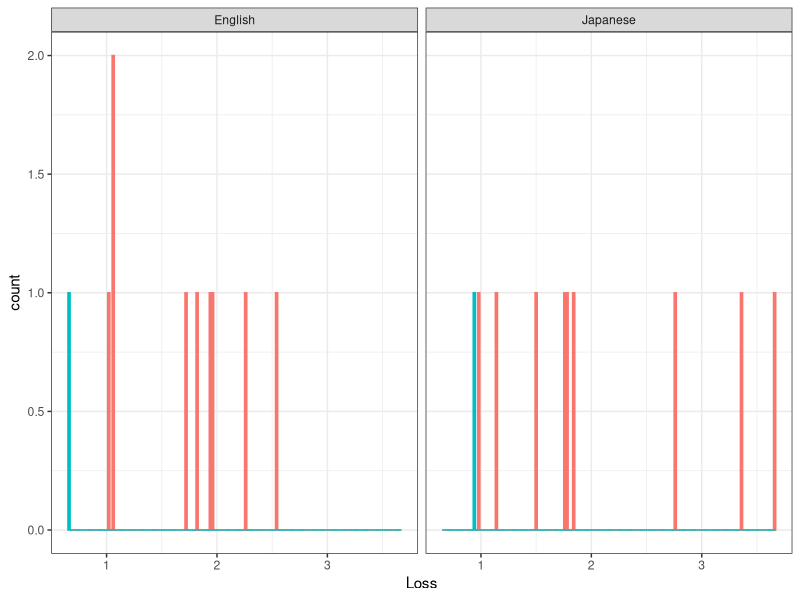

R code for this plot:
best = read.csv("../strongest_models/best-two.csv")

library(dplyr)
library(tidyr)

data = read.csv("cky-summary.tsv", sep="\t")

data = merge(data, best %>% select(Language, Model) %>% rename(BestModel = Model), by=c("Language"))

# Select optimized models
data = data %>% filter(Directory != "manual_output_funchead_two_coarse_final" | Model == BestModel)
data = data %>% filter(Directory %in% c("manual_output_funchead_two_coarse_final", "manual_output_funchead_RANDOM"))

library(ggplot2)

plot = ggplot(data=data, aes(x=Loss, group=Directory, color=Directory, fill = Directory)) + 
      geom_histogram(binwidth=0.02)  + facet_grid(~Language) + theme_bw() + theme(legend.position="none")
ggsave(plot=plot, filename="cky-parse.pdf", height=3, width=8)


